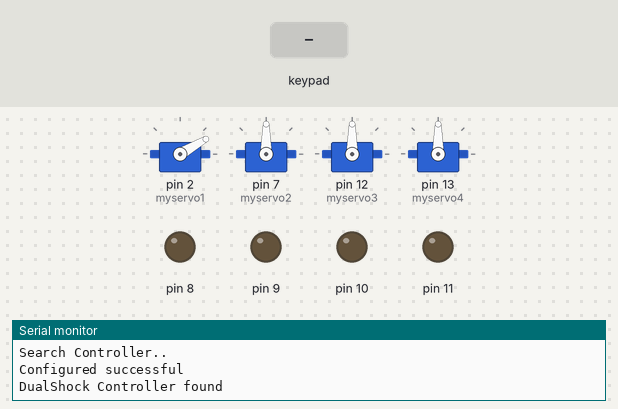
Bench run of a sketch on a simulated Arduino Uno, built with avr-gcc and run on an emulated ATmega328P. Parts: 4 × servo, output pins drawn as LEDs (lit = HIGH), the last lines printed to the serial monitor. The inputs (shaded band) are chosen by the test bench.

Above: at 4.5 s.
4.6 s: key 'U' pressed
At 4.8 s:
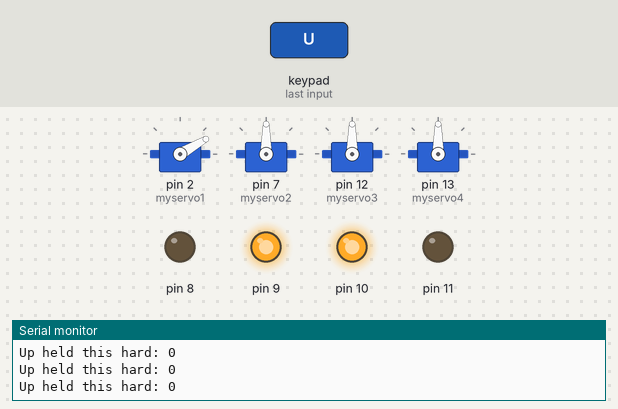
6.5 s: key 'D' pressed
At 6.7 s:
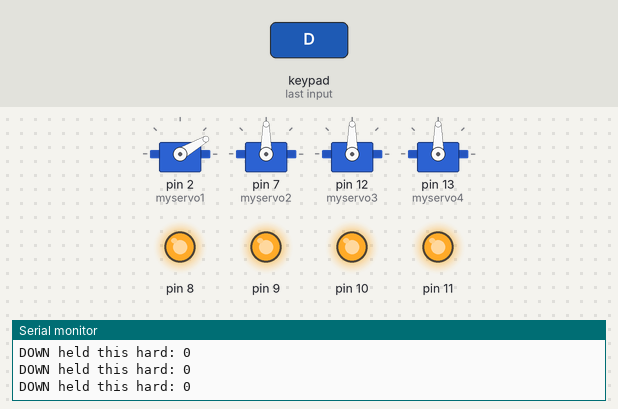
8.4 s: key 'R' pressed
At 8.61 s:
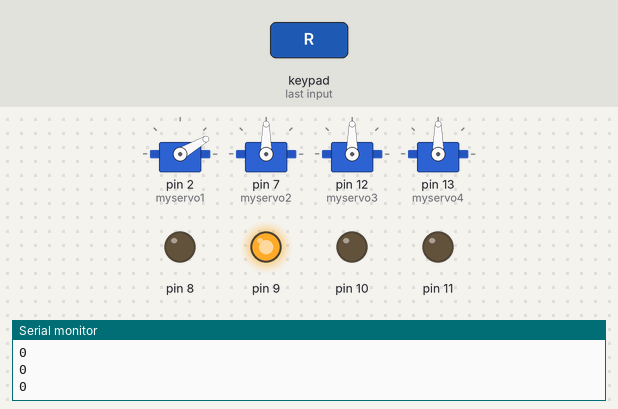
10.3 s: key 'O' pressed
At 11.1 s:
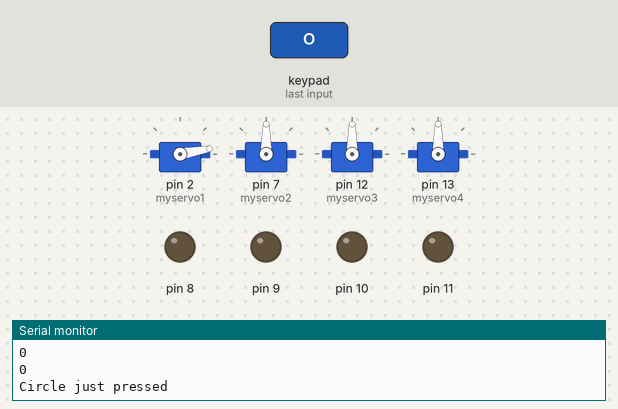
11.8 s: key 'S' pressed
At 12.3 s:
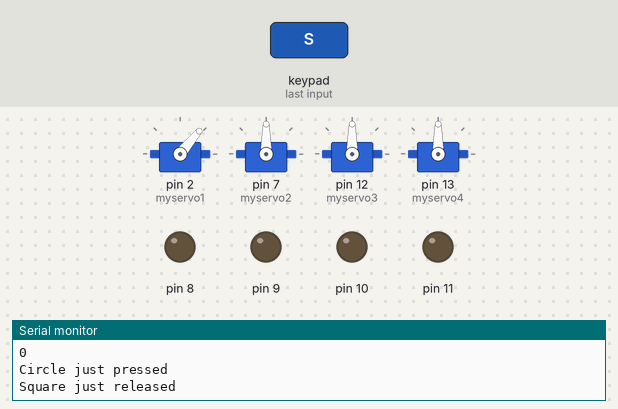
13.3 s: key 'L' pressed
At 13.51 s:
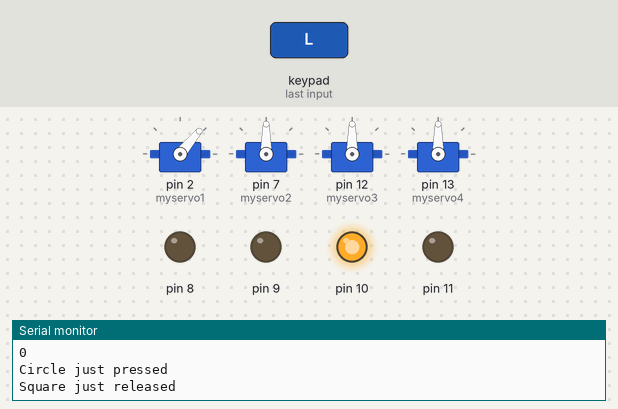
Timing chart, 0 to 16.2 s (numbered marks = the images above; inputs shaded):
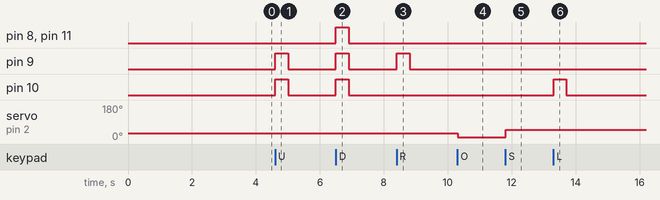

The sketch:

PS2X_ArmCar_Shield.ino
```cpp
#include "PS2X_lib.h"  //for v1.6
#include <Wire.h>
#include <Servo.h>
/******************************************************************
 * set pins connected to PS2 controller:
 *   - 1e column: original
 *   - 2e colmun: Stef?
 * replace pin numbers by the ones you use
 ******************************************************************/
#define PS2_DAT        6
#define PS2_CMD        5
#define PS2_SEL        4
#define PS2_CLK        3

/******************************************************************
 * select modes of PS2 controller:
 *   - pressures = analog reading of push-butttons
 *   - rumble    = motor rumbling
 * uncomment 1 of the lines for each mode selection
 ******************************************************************/
#define pressures   true
#define rumble      true

//todo Надо все китайские комментарии переписать на русский или английский.
PS2X ps2x; // create PS2 Controller Class

//right now, the library does NOT support hot pluggable controllers, meaning
//you must always either restart your Arduino after you connect the controller,
//or call config_gamepad(pins) again after connecting the controller.

int error = 0;
byte type = 0;
byte vibrate = 0;

int lx = 0;
int ly=  0;
int L_Speed = 0;
int R_Speed = 0;

Servo myservo1,myservo2,myservo3,myservo4;  // create servo object to control a servo
const int SERVOS = 4;  //舵机数4个

const int ACC = 10; // the accurancy of the potentiometer value before idle starts counting
int  value[SERVOS], idle[SERVOS], currentAngle[SERVOS], MIN[SERVOS], MAX[SERVOS], INITANGLE[SERVOS], previousAngle[SERVOS],ANA[SERVOS];

//todo Надо все управление мотор-колесами переписать на данные переменные (сделать константами), а то везьде используются "магические" числа, но не эти переменные.
//todo Надо все методы управления мотор-колесами и их инициализацию переписать на C++ класс, а здесь использовать.
int Left_motor=8;     //Левый мотор (IN3) выход 0 - вперед, выход 1 - назад
int Left_motor_pwm=9;     //ШИМ-регулировка скорости левого мотора

int Right_motor_pwm=10;    // ШИМ-регулировка скорости правого мотора
int Right_motor=11;    // Правый мотор назад (IN1) выход 0 - вперед, выход 1 - назад


void setup(){
  Serial.begin(57600);

   myservo1.attach(2);  // Когтевой двигатель
   myservo2.attach(7);  // Мотор верхнего плеча (правый Серво)
   myservo3.attach(12); // Двигатель нижнего рычага (левый Серво)
   myservo4.attach(13); // Базовый мотор (Серво внизу, вправо-влево)

  //-----电机IO口定-
  pinMode( 8, OUTPUT);
  pinMode( 9, OUTPUT);
  pinMode( 10, OUTPUT);
  pinMode( 11, OUTPUT);
  stop();
  //手爪 Servo
  MIN[0] = 10;
  MAX[0] = 50;
 INITANGLE[0] = 30;


  //上臂电机
  MIN[1] = 10; // This should bring the lever to just below 90deg to ground
  MAX[1] = 140;
  INITANGLE[1] = 90; // This should bring the lever parallel with the ground


  //下臂电机
  MIN[2] = 40;
  MAX[2] = 170;
  INITANGLE[2] = 90;


  //底座电机
  MIN[3] = 0;
  MAX[3] = 170;
  INITANGLE[3] = 90;

  //初始化电机
  myservo1.write(INITANGLE[0]);
  myservo2.write(INITANGLE[1]);
  myservo3.write(INITANGLE[2]);
  myservo4.write(INITANGLE[3]);

   currentAngle[0]=INITANGLE[0];
   currentAngle[1]=INITANGLE[1];
   currentAngle[2]=INITANGLE[2];
   currentAngle[3]=INITANGLE[3];

  delay(2000);  //added delay to give wireless ps2 module some time to startup, before configuring it
  Serial.print("Search Controller..");
  //CHANGES for v1.6 HERE!!! **************PAY ATTENTION*************
  do{
  //setup pins and settings: GamePad(clock, command, attention, data, Pressures?, Rumble?) check for error
    error = ps2x.config_gamepad(PS2_CLK, PS2_CMD, PS2_SEL, PS2_DAT, pressures, rumble);
    if(error == 0){
      Serial.println("\nConfigured successful ");
      break;
    }else{
      Serial.print(".");
      delay(100);
    }
  }while(1);
  type = ps2x.readType();
  switch(type) {
    case 0:
      Serial.println("Unknown Controller type found ");
      break;
    case 1:
      Serial.println("DualShock Controller found ");
      break;
    case 2:
      Serial.println("GuitarHero Controller found ");
      break;
    case 3:
      Serial.println("Wireless Sony DualShock Controller found ");
      break;
   }
  //震动一，说明连接
   ps2x.read_gamepad(true, 200);  //开启震动
   delay(500);
   ps2x.read_gamepad(false, 200); //开启震动
   delay(300);
   ps2x.read_gamepad(true, 200);  //开启震动
   delay(500);
}

void loop() {
  /* You must Read Gamepad to get new values and set vibration values
     ps2x.read_gamepad(small motor on/off, larger motor strenght from 0-255)
     if you don't enable the rumble, use ps2x.read_gamepad(); with no values
     You should call this at least once a second
   */
    ps2x.read_gamepad(false, vibrate);  //开启震动

    if(ps2x.Button(PSB_START)){         //开始按键
      Serial.println("Start is being held");
      ps2x.read_gamepad(true, 200);
    }
    if(ps2x.Button(PSB_SELECT))
      Serial.println("Select is being held");
    if(ps2x.Button(PSB_PAD_UP))  //方向按键向上按下
    {
      Serial.print("Up held this hard: ");
      Serial.println(ps2x.Analog(PSAB_PAD_UP), DEC);
      forward();

    }else if(ps2x.ButtonReleased(PSB_PAD_UP))  {   //方向按键向上释放
        stop();
    }
    if(ps2x.Button(PSB_PAD_DOWN))   //方向按键向下按下
    {
      Serial.print("DOWN held this hard: ");
      Serial.println(ps2x.Analog(PSAB_PAD_DOWN), DEC);
      back();
    }
    else if(ps2x.ButtonReleased(PSB_PAD_DOWN))//方向按键向下释放
    {
        stop();
    }
    if(ps2x.Button(PSB_R1)){                          // Боковой переключатель правый R1
      R_Speed = 0;
    }
    if(ps2x.Button(PSB_L1)){                          // Боковой переключатель левый L1
      L_Speed = 0;
    }
    if(ps2x.Button(PSB_PAD_LEFT)) //方向按键左侧按下
    {
      left();
    }else if(ps2x.ButtonReleased(PSB_PAD_LEFT))  //方向按键左侧释放
    {
       stop();
    }
    if(ps2x.Button(PSB_PAD_RIGHT))   //方向按键右侧按下
    {
      Serial.println(ps2x.Analog(PSB_PAD_RIGHT));
        right();
    }
    else if(ps2x.ButtonReleased(PSB_PAD_RIGHT))  //方向按键右侧释放
    {
//     Serial.println("*****PSB_PAD_RIGHT***** ");
      stop();
    }
    vibrate = ps2x.Analog(PSAB_CROSS);
    //this will set the large motor vibrate speed based on how hard you press the blue (X) button
    {

    }

    if (ps2x.NewButtonState()) {        //will be TRUE if any button changes state (on to off, or off to on)
      if(ps2x.Button(PSB_L3))         //左侧L3
        Serial.println("L3 pressed");
      if(ps2x.Button(PSB_R3))         //右侧L3
        Serial.println("R3 pressed");
      if(ps2x.Button(PSB_L2))         //左侧L2
        Serial.println("L2 pressed");
      if(ps2x.Button(PSB_R2))         //右侧R2
        Serial.println("R2 pressed");
      if(ps2x.Button(PSB_TRIANGLE))
        Serial.println("Triangle pressed");   //三角形按键按下
    }
    if(ps2x.ButtonPressed(PSB_CIRCLE))
    {
      //will be TRUE if button was JUST pressed
      Serial.println("Circle just pressed");
      openGripper();
    }
    if(ps2x.NewButtonState(PSB_CROSS)) {      // ×键新键改变
      Serial.println("X just changed");
      ps2x.read_gamepad(true, vibrate);       //获取震动值
     }
    if(ps2x.ButtonPressed(PSB_SQUARE))
    {
      //will be TRUE if button was JUST released
      Serial.println("Square just released");
      closeGripper() ;
    }
    if(ps2x.Button(PSB_L1) || ps2x.Button(PSB_R1)) { //print stick values if either is TRUE
      Serial.print("Stick Values:");
      Serial.print(ps2x.Analog(PSS_LY), DEC); //Left stick, Y axis. Other options: LX, RY, RX
      Serial.print(",");
      Serial.print(ps2x.Analog(PSS_LX), DEC);
      Serial.print(",");
      Serial.print(ps2x.Analog(PSS_RY), DEC);
      Serial.print(",");
      Serial.println(ps2x.Analog(PSS_RX), DEC);
    }

    value[0] = ps2x.Analog(PSS_LX);
    value[1] = ps2x.Analog(PSS_RY);
    value[2] = ps2x.Analog(PSS_LY);
    value[3] = ps2x.Analog(PSS_RX);

   for (int i = 0; i < SERVOS; i++)
   {
      if (value[i] > 130)
      {
        // для базового Серво (вправо-влево) меняем направление на зеркальное
        // для остальных Серво приводов делаем как и раньше было
        if (i == 3) {
          if (currentAngle[i] > MIN[i])
            currentAngle[i] -= 1;
        } else if (currentAngle[i] < MAX[i])
          currentAngle[i] += 1;
//          Serial.print("value");
//          Serial.print(i);
//          Serial.print(":");
//          Serial.println(value[i]);
          switch(i)
          {

            case 0:  myservo1.write(currentAngle[i]);break;
            case 1:  myservo2.write(currentAngle[i]);break;
            case 2:  myservo3.write(currentAngle[i]);break;
            case 3:  myservo4.write(currentAngle[i]);break;
          }
      }
    else if (value[i] < 120)
    {
        // для базового Серво (вправо-влево) меняем направление на зеркальное
        // для остальных Серво приводов делаем как и раньше было
        if (i == 3) {
          if (currentAngle[i] < MAX[i])
            currentAngle[i] += 1;
        } else if (currentAngle[i] > MIN[i])
          currentAngle[i] -= 1;
//        Serial.print("value");
//        Serial.print(i);
//        Serial.print(":");
//        Serial.println(value[i]);
       switch(i)
      {
       case 0:  myservo1.write(currentAngle[i]);break;
       case 1:  myservo2.write(currentAngle[i]);break;
       case 2:  myservo3.write(currentAngle[i]);break;
       case 3:  myservo4.write(currentAngle[i]);break;
      }
    }
  }
  delay(10);
}

//Grab something
void openGripper() {
  myservo1.write(MIN[0]);
  delay(300);
}

//Let go of something
void closeGripper() {
   myservo1.write(MAX[0]);
  delay(300);
}

void forward()
{
  digitalWrite(8, LOW);
  digitalWrite(9, HIGH);

  digitalWrite(11, LOW);
  digitalWrite(10, HIGH);
}

void right()
{
   digitalWrite(8, LOW);
  digitalWrite(9, HIGH);

  digitalWrite(11, LOW);
  digitalWrite(10, LOW);
}

void back()
{
  digitalWrite(8, HIGH);
  digitalWrite(9, HIGH);

  digitalWrite(11, HIGH);
  digitalWrite(10, HIGH);
}

void left()
{
  digitalWrite(8, LOW);
  digitalWrite(9, LOW);

  digitalWrite(11, LOW);
  digitalWrite(10, HIGH);
}

void stop()
{
  digitalWrite(8, LOW);
  digitalWrite(9, LOW);

  digitalWrite(11, LOW);
  digitalWrite(10, LOW);
}
```

Measured:
- after the input at 4.6 s, pin 9, pin 10: LOW → HIGH at once, → LOW 0.40 s later
- after the input at 6.5 s, pin 8–11: LOW → HIGH at once, → LOW 0.40 s later
- after the input at 8.4 s, pin 9: LOW → HIGH at once, → LOW 0.41 s later
- after the input at 10.3 s, servo on pin 2 (myservo1): 30° → 10° at once
- after the input at 11.8 s, servo on pin 2 (myservo1): 10° → 50° at once
- after the input at 13.3 s, pin 10: LOW → HIGH at once, → LOW 0.40 s later
